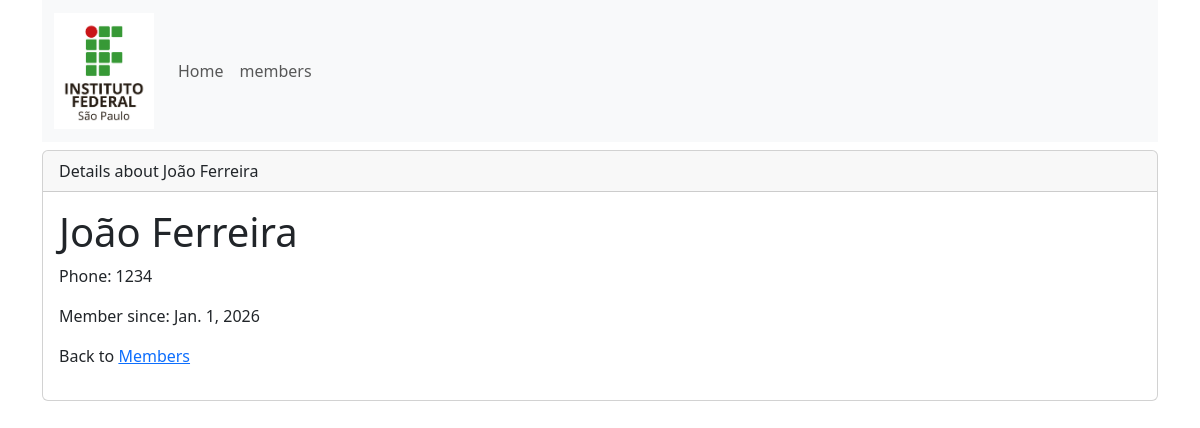
The app's page /members/details/2 with its own data.
### members/models.py (models this page shows, shortened)
class Member(models.Model):
    plan = models.ForeignKey(Plan, on_delete=models.CASCADE, default=1)
    firstname = models.CharField(max_length=255)
    lastname = models.CharField(max_length=255)
    phone = models.IntegerField(null=True)
    joined_date = models.DateField(null=True)

### members/views.py (the view)
# urls.py: path('members/details/<int:id>', views.details, name='details'),
def details(request, id):
    mymember = Member.objects.get(id=id)
    template = loader.get_template('details.html')
    context = {
        'mymember': mymember
    }
    return HttpResponse(template.render(context, request))

### members/templates/details.html (shortened to what this page needs)
{% extends "master.html" %}
{% block content %}
<div class="card mt-2">
    <div class="card-header">
        Details about {{mymember.firstname}} {{mymember.lastname}}
    </div>
    <div class="card-body">
        <h1>{{mymember.firstname}} {{mymember.lastname}}</h1>
        <p>Phone: {{mymember.phone}}</p>
        <p>Member since: {{mymember.joined_date}}</p>
        <p>Back to <a href="/members">Members</a></p>
    </div>
</div>
{% endblock %}>

### records on screen
Member: firstname "João", lastname "Ferreira", phone "1234", joined_date "Jan. 1, 2026"
